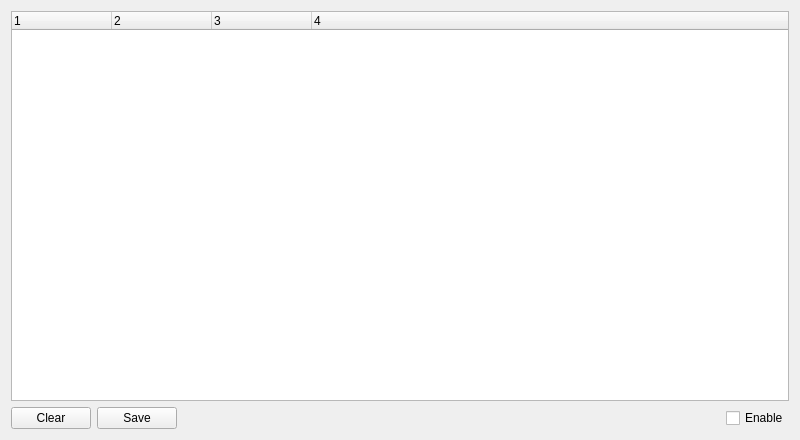
<?xml version="1.0" encoding="UTF-8"?>
<ui version="4.0">
 <class>Form</class>
 <widget class="QWidget" name="Form">
  <property name="geometry">
   <rect>
    <x>0</x>
    <y>0</y>
    <width>800</width>
    <height>440</height>
   </rect>
  </property>
  <property name="windowTitle">
   <string>Form</string>
  </property>
  <layout class="QVBoxLayout" name="verticalLayout">
   <item>
    <widget class="QTreeWidget" name="logTree">
     <property name="columnCount">
      <number>4</number>
     </property>
     <attribute name="headerDefaultSectionSize">
      <number>100</number>
     </attribute>
     <column>
      <property name="text">
       <string notr="true">1</string>
      </property>
     </column>
     <column>
      <property name="text">
       <string>2</string>
      </property>
     </column>
     <column>
      <property name="text">
       <string>3</string>
      </property>
     </column>
     <column>
      <property name="text">
       <string notr="true">4</string>
      </property>
     </column>
    </widget>
   </item>
   <item>
    <layout class="QHBoxLayout" name="horizontalLayout">
     <item>
      <widget class="QPushButton" name="clearButton">
       <property name="text">
        <string>Clear</string>
       </property>
      </widget>
     </item>
     <item>
      <widget class="QPushButton" name="saveButton">
       <property name="text">
        <string>Save</string>
       </property>
      </widget>
     </item>
     <item>
      <spacer name="horizontalSpacer">
       <property name="orientation">
        <enum>Qt::Horizontal</enum>
       </property>
       <property name="sizeHint" stdset="0">
        <size>
         <width>40</width>
         <height>20</height>
        </size>
       </property>
      </spacer>
     </item>
     <item>
      <widget class="QCheckBox" name="masterCheck">
       <property name="text">
        <string>Enable</string>
       </property>
      </widget>
     </item>
    </layout>
   </item>
   <item>
    <layout class="QGridLayout" name="checkGrid"/>
   </item>
  </layout>
 </widget>
 <resources/>
 <connections/>
</ui>
